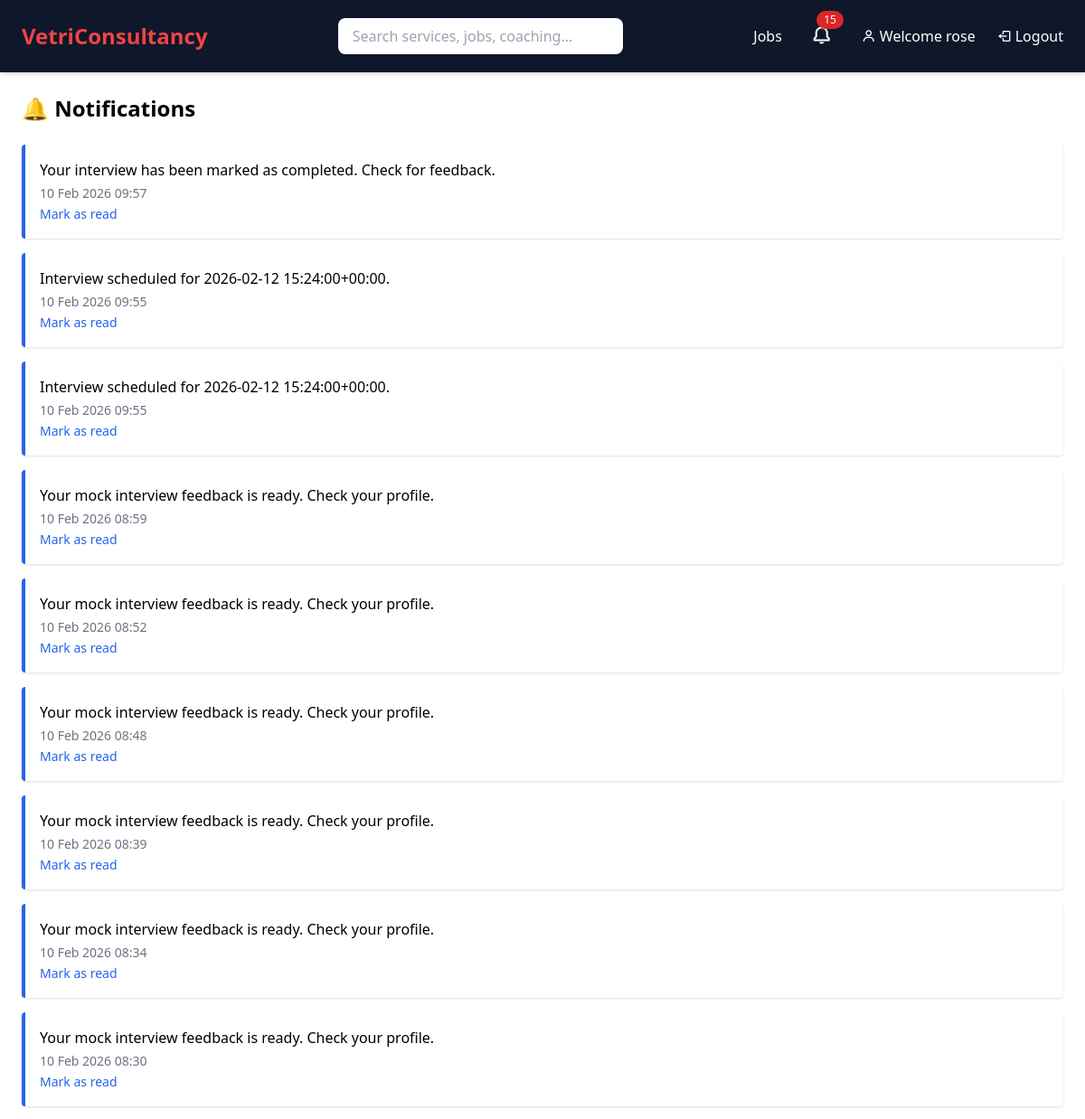
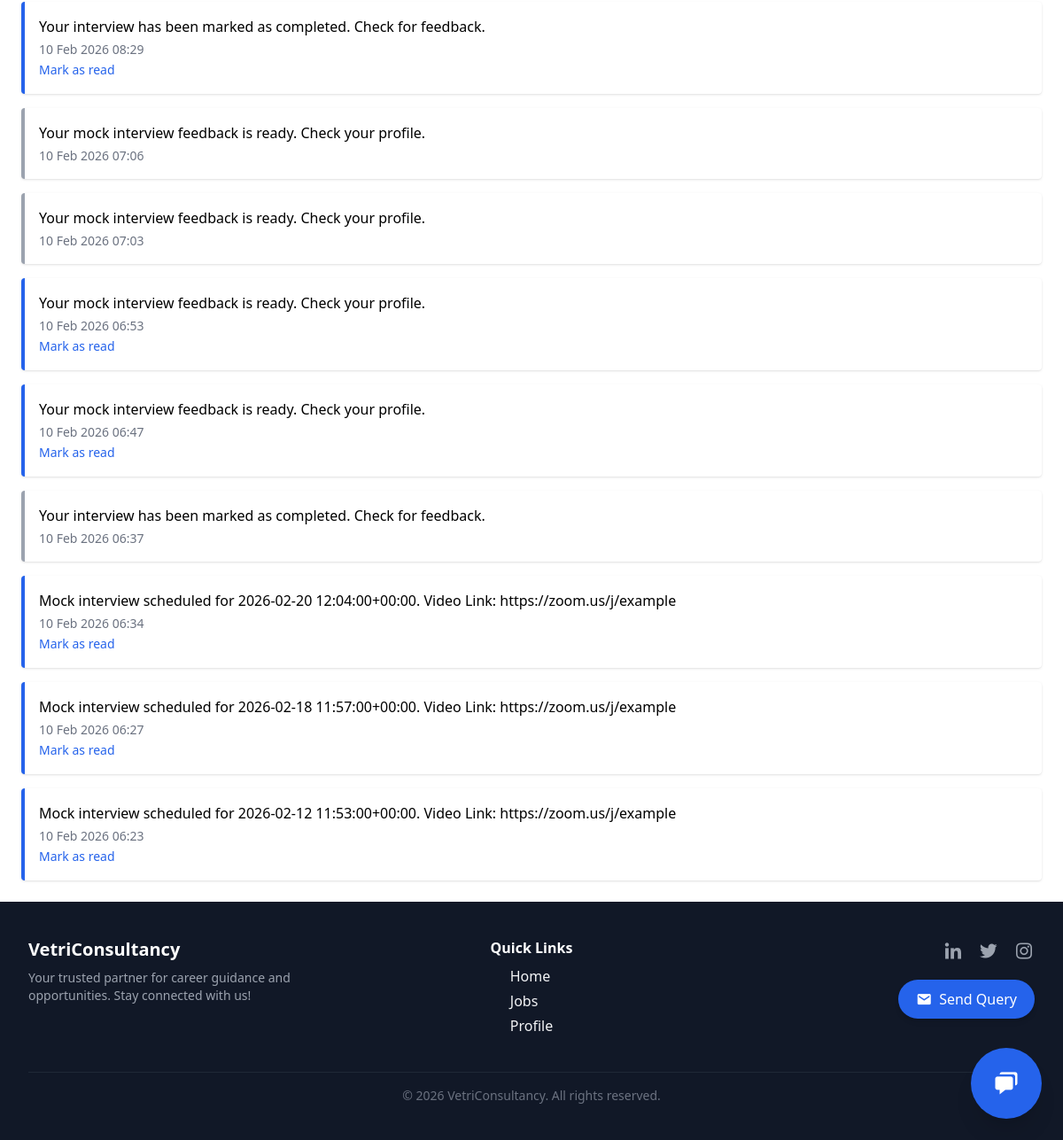
The app's page /notifications/ (signed in) with its own data (2 pictures, top to bottom).
### VCS/models.py (models this page shows, shortened)
class Notification(models.Model):
    user = models.ForeignKey(User, on_delete=models.CASCADE)
    message = models.TextField()
    is_read = models.BooleanField(default=False)
    created_at = models.DateTimeField(auto_now_add=True)

### VCS/views.py (the view)
# urls.py: path('notifications/', notifications, name='notifications'),
@login_required
def notifications(request):
    notes = Notification.objects.filter(user=request.user).order_by('-created_at')
    return render(request, 'notifications.html', {'notifications': notes})

### VCS/context_processors.py (called while the page is built)
def notification_count(request):
    if request.user.is_authenticated:
        unread_count = Notification.objects.filter(
            user=request.user,
            is_read=False
        ).count()
        latest_notifications = Notification.objects.filter(
            user=request.user
        ).order_by('-created_at')[:5]
    else:
        unread_count = 0
        latest_notifications = []
    return {
        'notification_count': unread_count,
        'latest_notifications': latest_notifications,
    }

### VCS/templates/notifications.html
{% extends 'base.html' %}
{% block content %}
<h1 class="text-2xl font-bold mb-6">🔔 Notifications</h1>
<div class="space-y-4">
{% for note in notifications %}
<div class="bg-white p-4 rounded shadow border-l-4
    {% if note.is_read %}border-gray-400{% else %}border-blue-600{% endif %}">
    <p>{{ note.message }}</p>
    <p class="text-sm text-gray-500 mt-1">
        {{ note.created_at|date:"d M Y H:i" }}
    </p>
    {% if not note.is_read %}
    <a href="{% url 'mark_notification_read' note.id %}"
       class="text-blue-600 text-sm hover:underline">
        Mark as read
    </a>
    {% endif %}
</div>
{% empty %}
<p>No notifications.</p>
{% endfor %}
</div>
{% endblock %}

### VCS/templates/base.html (shortened to what this page needs)
<!DOCTYPE html>
<html lang="en" x-data="{ open: false, openQuery:false }">
<head>
    <script src="https://cdn.tailwindcss.com"></script>
    <link href="https://unpkg.com/boxicons@2.1.4/css/boxicons.min.css" rel="stylesheet">
    <link href="https://cdn.jsdelivr.net/npm/fullcalendar@6.1.11/index.global.min.css" rel="stylesheet">
</head>
<body class="flex flex-col min-h-screen">
    <header class="bg-slate-900 text-white px-6 py-4 flex flex-col md:flex-row md:items-center md:justify-between shadow-md">
    <div class="flex justify-between items-center w-full md:w-auto">
        <a href="/" class="text-2xl font-bold text-red-500 hover:text-red-600 transition-colors duration-200">
            VetriConsultancy
        </a>
    </div>
    <div :class="{'block': open, 'hidden': !open}" class="w-full mt-4 md:mt-0 md:flex md:items-center md:justify-between">
        <form action="/search/" method="get" class="w-full md:w-1/3 mx-auto mb-3 md:mb-0">
            <input type="text" name="q"
                   placeholder="Search services, jobs, coaching..."
                   class="w-full px-4 py-2 rounded-lg text-black focus:outline-none focus:ring-2 focus:ring-blue-500 transition shadow-sm">
        </form>
        <nav class="flex flex-col md:flex-row md:items-center space-y-2 md:space-y-0 md:space-x-6 text-sm md:text-base">
            <a href="/jobs/" class="hover:text-blue-400 transition duration-200">Jobs</a>
            {% if user.is_authenticated %}
            <div class="relative" id="notification-container">
                <button onclick="toggleNotifications()" class="relative text-2xl p-2 rounded hover:bg-slate-800 transition focus:outline-none">
                    <i class='bx bx-bell'></i>
                    {% if notification_count > 0 %}
                    <span class="absolute -top-1 -right-1 bg-red-600 text-white text-xs px-2 py-0.5 rounded-full">
                        {{ notification_count }}
                    </span>
                    {% endif %}
                </button>
            </div>
            {% if user.is_superuser or user.is_staff %}
            <a href="{% url 'admin_dashboard' %}" class="flex items-center gap-1 hover:text-yellow-400 transition duration-200">
                <i class='bx bx-tachometer'></i> Dashboard
            </a>
            {% else %}
            <a href="{% url 'profile' %}" class="flex items-center gap-1 hover:text-blue-400 transition duration-200">
                <i class='bx bx-user'></i> Welcome {{ user.username }}
            </a>
            {% endif %}
            <form method="post" action="{% url 'logout' %}" class="inline">
                <button type="submit" class="flex items-center gap-1 hover:text-red-400 transition duration-200">
                    <i class='bx bx-log-out'></i> Logout
                </button>
            </form>
            {% endif %}
        </nav>
    </div>
</header>
<main class="flex-grow px-4 md:px-6 py-6">
    {% block content %}{% endblock %}
</main>
<footer class="bg-gray-900 text-gray-100 py-10">
    <div class="max-w-7xl mx-auto px-4 sm:px-6 lg:px-8">
        <div class="grid grid-cols-1 sm:grid-cols-3 gap-8">
            <div class="flex flex-col items-center sm:items-start text-center sm:text-left">
                <h2 class="text-xl font-bold text-white mb-2">VetriConsultancy</h2>
                <p class="text-gray-400 text-sm">
                    Your trusted partner for career guidance and opportunities.
                    Stay connected with us!
                </p>
            </div>
            <div class="flex flex-col items-center">
                <h3 class="text-white font-semibold mb-2">Quick Links</h3>
                <ul class="space-y-1">
                    {% if user.is_superuser %}
                    <li><a href="/" class="hover:text-blue-500 transition-colors duration-200">Home</a></li>
                    <li><a href="/jobs" class="hover:text-blue-500 transition-colors duration-200">Jobs</a></li>
                    {% else %}
                    <li><a href="/" class="hover:text-blue-500 transition-colors duration-200">Home</a></li>
                    <li><a href="/jobs" class="hover:text-blue-500 transition-colors duration-200">Jobs</a></li>
                    <li><a href="/profile" class="hover:text-blue-500 transition-colors duration-200">Profile</a></li>
                    {% endif %}
                </ul>
            </div>
            <div class="flex flex-col items-center sm:items-end text-center sm:text-right space-y-4">
                <div class="flex space-x-4 justify-center sm:justify-end">
                    <a href="#" class="text-gray-400 hover:text-blue-600 transition-colors duration-200">
                        <i class='bx bxl-linkedin text-2xl'></i>
                    </a>
                    <a href="#" class="text-gray-400 hover:text-sky-400 transition-colors duration-200">
                        <i class='bx bxl-twitter text-2xl'></i>
                    </a>
                    <a href="#" class="text-gray-400 hover:text-pink-500 transition-colors duration-200">
                        <i class='bx bxl-instagram text-2xl'></i>
                    </a>
                </div>
                {% if user.is_authenticated and not user.is_superuser and not user.is_staff %}
                <button @click="openQuery=true"
                        class="bg-blue-600 hover:bg-blue-700 text-white px-5 py-2 rounded-full flex items-center gap-2 shadow-md hover:shadow-xl transition-all duration-300 transform hover:-translate-y-1 hover:scale-105">
                    <i class='bx bxs-envelope text-lg'></i>
                    <span class="font-medium">Send Query</span>
                </button>
                {% endif %}
            </div>
        </div>
        <div class="mt-10 border-t border-gray-800 pt-4 text-center text-gray-500 text-sm">
            © 2026 VetriConsultancy. All rights reserved.
        </div>
    </div>
</footer>
{% if user.is_authenticated and not user.is_superuser and not user.is_staff %}
<div x-data="{ openChat: false }" class="fixed bottom-6 right-6 z-50">
    <button @click="openChat = true"
        class="fixed bottom-6 right-6 w-16 h-16 sm:w-20 sm:h-20 bg-blue-600 hover:bg-blue-700 text-white rounded-full shadow-xl flex items-center justify-center transition-all duration-300 transform hover:scale-110 hover:rotate-12 animate-bounce">
    <i class='bx bxs-chat text-2xl sm:text-3xl'></i>
    </button>
</div>
{% endif %}
</body>
</html>

### records on screen
Notification: message "Your interview has been marked as completed. Check for feedback.", created_at "10 Feb 2026 09:57", is_read "Mark as read"
Notification: message "Interview scheduled for 2026-02-12 15:24:00+00:00.", created_at "10 Feb 2026 09:55", is_read "Mark as read"
Notification: message "Interview scheduled for 2026-02-12 15:24:00+00:00.", created_at "10 Feb 2026 09:55", is_read "Mark as read"
Notification: message "Your mock interview feedback is ready. Check your profile.", created_at "10 Feb 2026 08:59", is_read "Mark as read"
Notification: message "Your mock interview feedback is ready. Check your profile.", created_at "10 Feb 2026 08:52", is_read "Mark as read"
Notification: message "Your mock interview feedback is ready. Check your profile.", created_at "10 Feb 2026 08:48", is_read "Mark as read"
Notification: message "Your mock interview feedback is ready. Check your profile.", created_at "10 Feb 2026 08:39", is_read "Mark as read"
Notification: message "Your mock interview feedback is ready. Check your profile.", created_at "10 Feb 2026 08:34", is_read "Mark as read"
Notification: message "Your mock interview feedback is ready. Check your profile.", created_at "10 Feb 2026 08:30", is_read "Mark as read"
Notification: message "Your interview has been marked as completed. Check for feedback.", created_at "10 Feb 2026 08:29", is_read "Mark as read"
Notification: message "Your mock interview feedback is ready. Check your profile.", created_at "10 Feb 2026 07:06"
Notification: message "Your mock interview feedback is ready. Check your profile.", created_at "10 Feb 2026 07:03"
Notification: message "Your mock interview feedback is ready. Check your profile.", created_at "10 Feb 2026 06:53", is_read "Mark as read"
Notification: message "Your mock interview feedback is ready. Check your profile.", created_at "10 Feb 2026 06:47", is_read "Mark as read"
Notification: message "Your interview has been marked as completed. Check for feedback.", created_at "10 Feb 2026 06:37"
Notification: message "Mock interview scheduled for 2026-02-20 12:04:00+00:00. Video Link: https://zoom.us/j/example", created_at "10 Feb 2026 06:34", is_read "Mark as read"
Notification: message "Mock interview scheduled for 2026-02-18 11:57:00+00:00. Video Link: https://zoom.us/j/example", created_at "10 Feb 2026 06:27", is_read "Mark as read"
Notification: message "Mock interview scheduled for 2026-02-12 11:53:00+00:00. Video Link: https://zoom.us/j/example", created_at "10 Feb 2026 06:23", is_read "Mark as read"

### other values on screen
{{ notification_count }} "15"
{{ user.username }} "rose"
